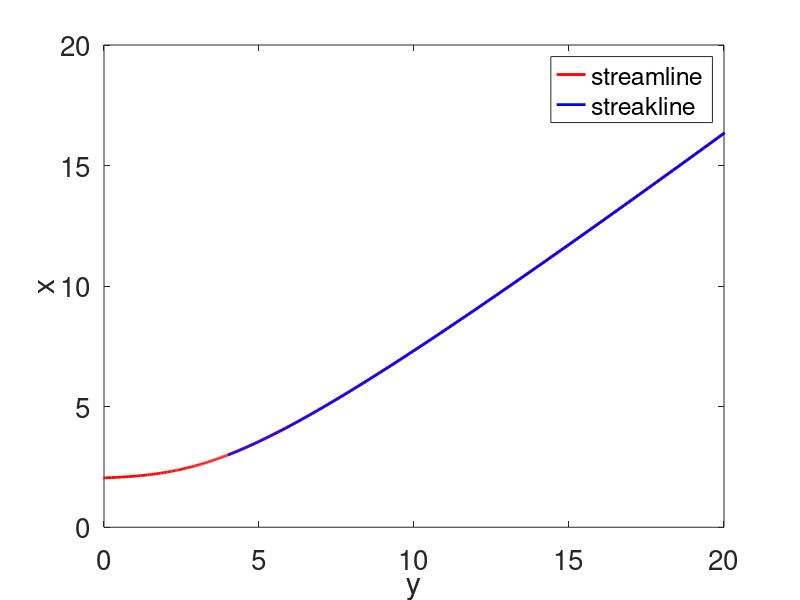

Source code (MATLAB):
clear all
close all
clc

% stream line

y=2:0.01:20;

xstl=y+log(y-2)+1;
%xstr=log(y-2).*(y-1)+4;

t=0:0.01:20
ystr=exp(t)+2
xstr=ystr+t+1;

plot(xstl,y,'-r','linewidth',2)
hold on
plot(xstr,ystr,'-b','linewidth',2)
xlim([0 20])
ylim([0 20])
legend('streamline','streakline', 'FontSize', 20)
xlabel('y', 'FontSize', 12)
ylabel('x', 'FontSize', 12)
set(gca,'FontSize',20)